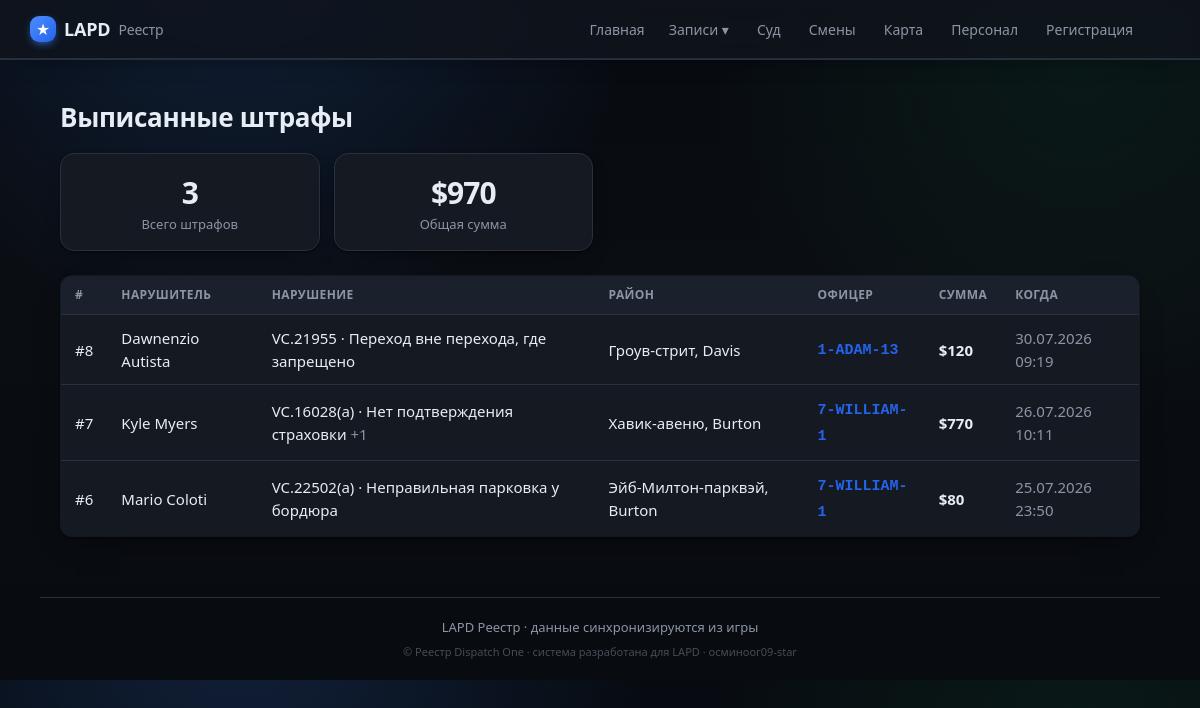
Before: /citations with the older database file.
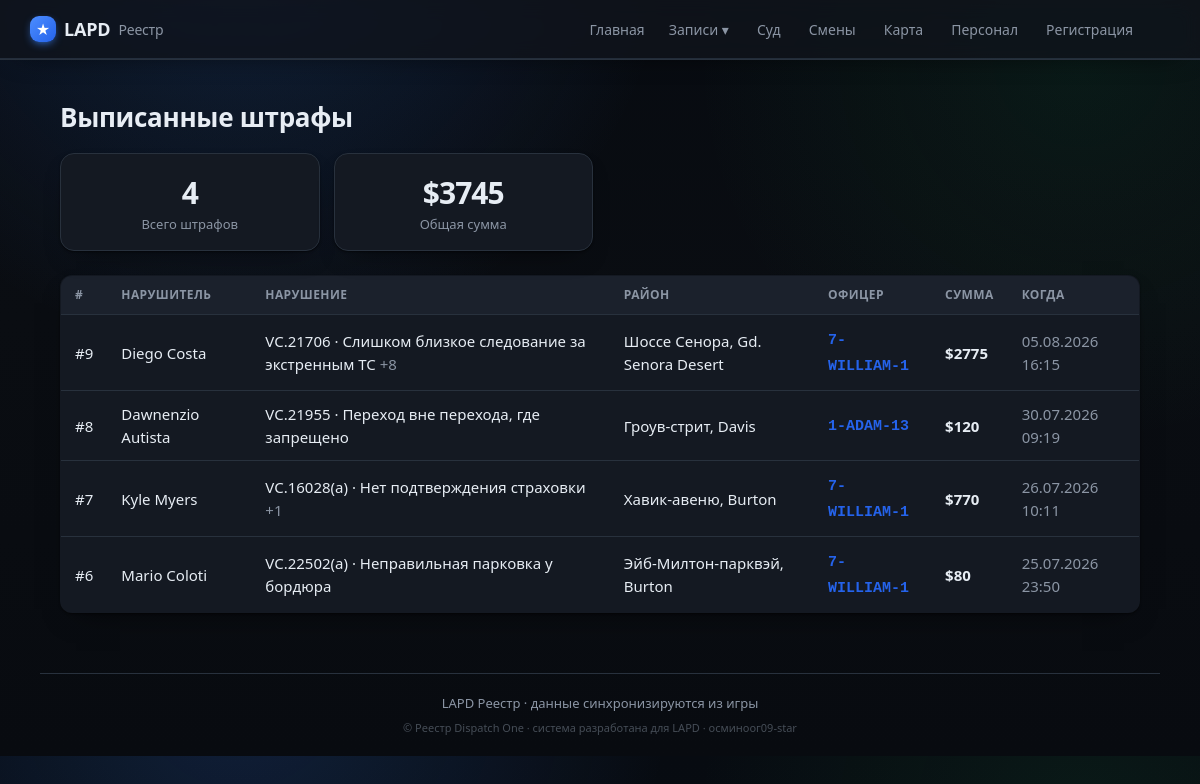
After: the same page with the newer database file.
### tables this page shows
CREATE TABLE citations (
                id INTEGER PRIMARY KEY AUTOINCREMENT,
                external_id TEXT UNIQUE,
                officer_id INTEGER,
                subject_name TEXT,
                issued_at TEXT,
                location TEXT,
                charges TEXT,
                fine INTEGER DEFAULT 0,
                notes TEXT
            );

CREATE TABLE officers (
                id INTEGER PRIMARY KEY AUTOINCREMENT,
                callsign TEXT UNIQUE NOT NULL,
                name TEXT
            , current_status TEXT, status_since TEXT, rank TEXT, department TEXT, discord TEXT, is_admin INTEGER);

### app/main.py (the view)
@app.route("/citations")
def citations():
    return render_template("citations.html", citations=db.list_citations(300),
                           summary=db.citations_summary())

### app/db.py (called while the page is built)
def fmt_dt(iso):
    try:
        dt = datetime.datetime.fromisoformat(iso)
        return dt.strftime("%d.%m.%Y %H:%M")
    except Exception:
        return iso or "—"

@contextmanager
def get_conn():
    conn = sqlite3.connect(config.DB_PATH)
    conn.row_factory = sqlite3.Row
    try:
        yield conn
        conn.commit()
    finally:
        conn.close()

def _jsonlist(val):
    if not val:
        return []
    try:
        return json.loads(val)
    except Exception:
        return [x.strip() for x in str(val).split(",") if x.strip()]

def _replace_mojibake_pairs(s):
    for bad, good in sorted(_MOJI_TO_CYR.items(), key=lambda x: len(x[0]), reverse=True):
        s = s.replace(bad, good)
    return s

def _fix_rooms(s):
    return re.sub(r"(\d)([А-Я])", lambda m: m.group(1) + _CYR2LAT.get(m.group(2), m.group(2)), s)

def _row_to_citation(r):
    d = dict(r)
    d["charges"] = [localize(x) for x in _jsonlist(r["charges"])]
    d["issued_fmt"] = fmt_dt(r["issued_at"]) if r["issued_at"] else "—"
    return d

### app/templates/citations.html (shortened to what this page needs)
{% extends "base.html" %}
{% block content %}
<h1>Выписанные штрафы</h1>
<section class="stats">
  <div class="stat"><div class="num">{{ summary.count }}</div><div class="lbl">Всего штрафов</div></div>
  <div class="stat"><div class="num">${{ summary.total_fine }}</div><div class="lbl">Общая сумма</div></div>
</section>
{% if citations %}
<table class="tbl">
  <thead><tr><th>#</th><th>Нарушитель</th><th>Нарушение</th><th>Район</th><th>Офицер</th><th>Сумма</th><th>Когда</th></tr></thead>
  <tbody>
  {% for c in citations %}
    <tr onclick="location='{{ url_for('citation_view', cid=c.id) }}'">
      <td><a class="row-link" href="{{ url_for('citation_view', cid=c.id) }}" onclick="event.stopPropagation()">#{{ c.id }}</a></td>
      <td><a class="row-link" href="{{ url_for('file_view', name=c.subject_name) }}" onclick="event.stopPropagation()">{{ c.subject_name }}</a></td>
      <td>{% if c.charges %}{{ c.charges[0] }}{% if c.charges|length > 1 %}
            <span class="muted">+{{ c.charges|length - 1 }}</span>{% endif %}{% else %}—{% endif %}</td>
      <td>{{ c.location or '—' }}</td>
      <td>{% if c.callsign %}<a class="cs" href="{{ url_for('officer_view', callsign=c.callsign) }}" onclick="event.stopPropagation()">{{ c.callsign }}</a>{% else %}—{% endif %}</td>
      <td><b>${{ c.fine }}</b></td>
      <td class="muted">{{ c.issued_fmt }}</td>
    </tr>
  {% endfor %}
  </tbody>
</table>
{% else %}
  <p class="empty">Штрафов пока нет — появятся после игры.</p>
{% endif %}
{% endblock %}

Changed rows visible on the page:
added citations: id "9", subject_name "Diego Costa", charges "VC.21706 · Слишком близкое следование за экстренным ТС", charges|length "8", location "Шоссе Сенора, Gd. Senora Desert", callsign "7-WILLIAM-1", fine "2775", issued_fmt "05.08.2026 16:15"
Other visible differences:
{{ summary.count }}: "3" → "4"
{{ summary.total_fine }}: "970" → "3745"
